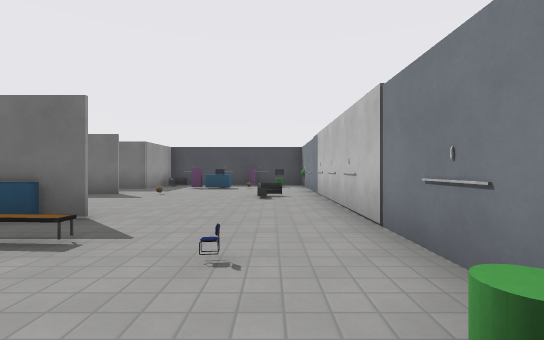
[1] (above)

15 first-person views from a walk through a level from a Godot 3-D game. The camera is 1.2 m above the floor, looks level and sees 85° across. Doors that lead somewhere are drawn open, without their leaves. The floor is counted in squares, 2 m on a side. Each view is taken from the middle of a square. On the plan, view 1 faces up. The plan holds only what a view shows up to about 9 squares ahead; the rest is blank. Characters and animated objects are left out. Some surface patterns are stand-ins.

[2]
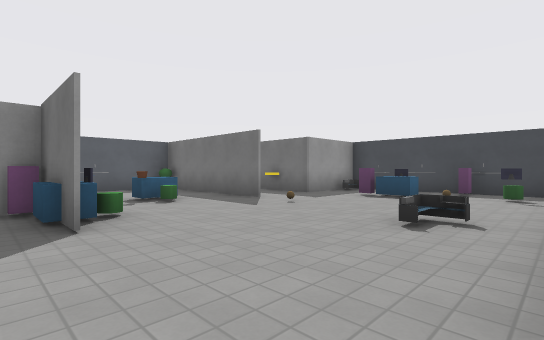

[3]
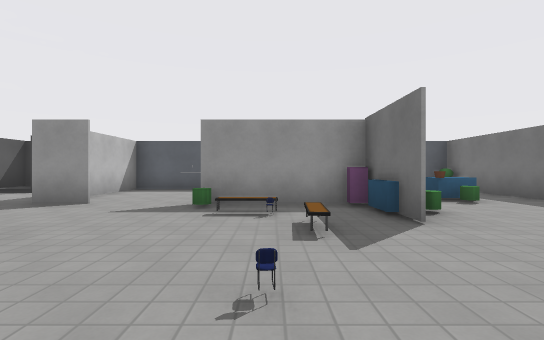

[4]
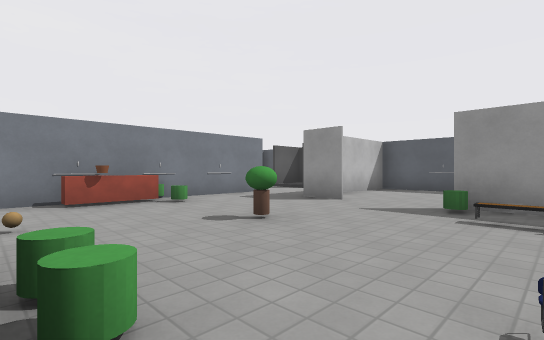

[5]
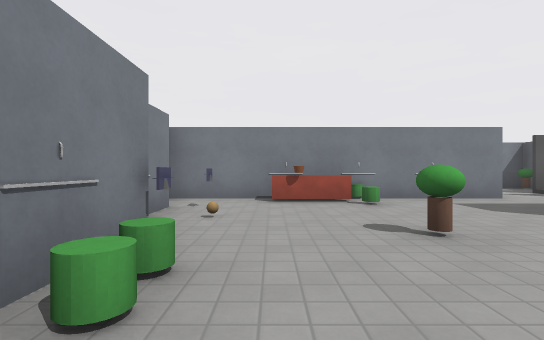

[6]
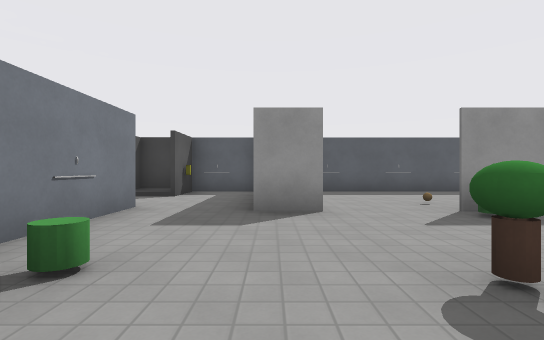

[7]
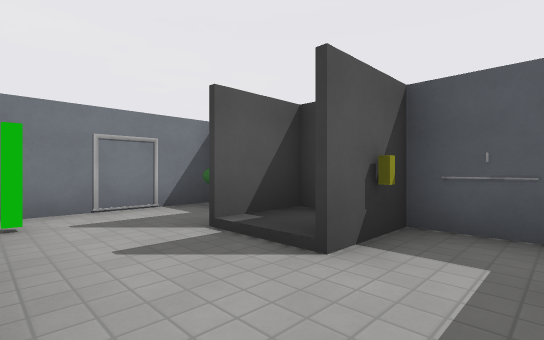

[8]
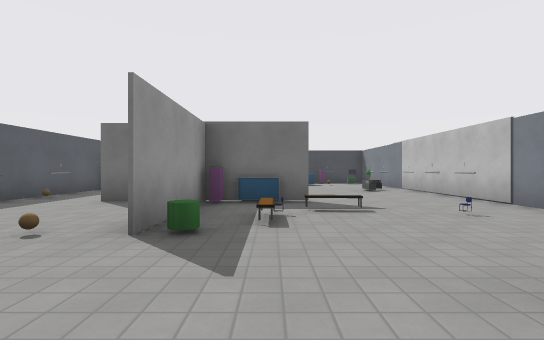

[9]
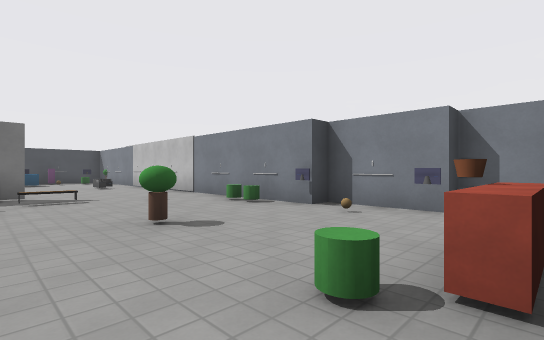

[10]
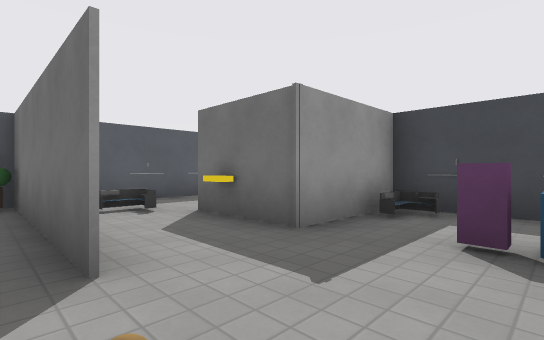

[11]
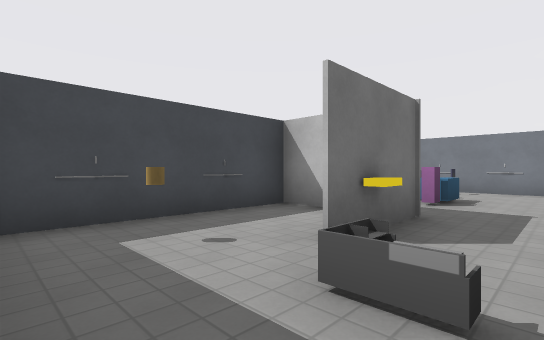

[12]
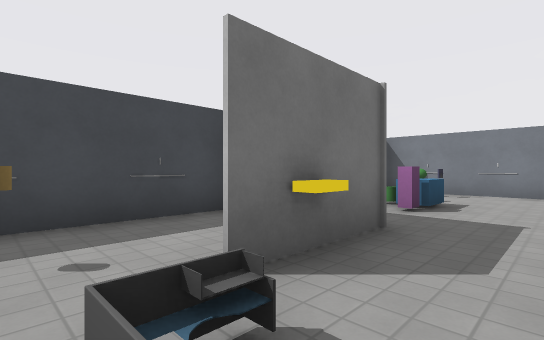

[13]
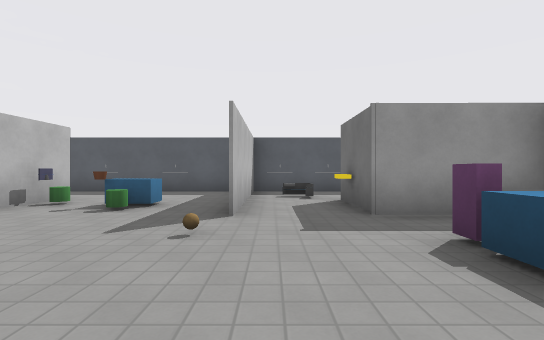

[14]
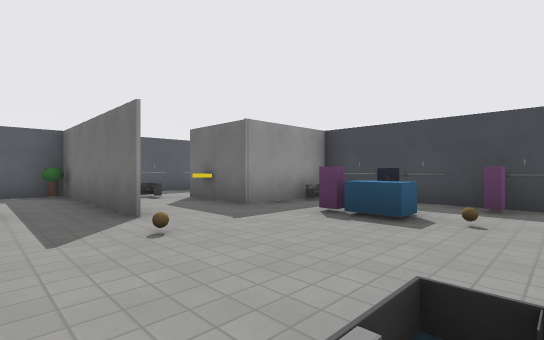

[15]
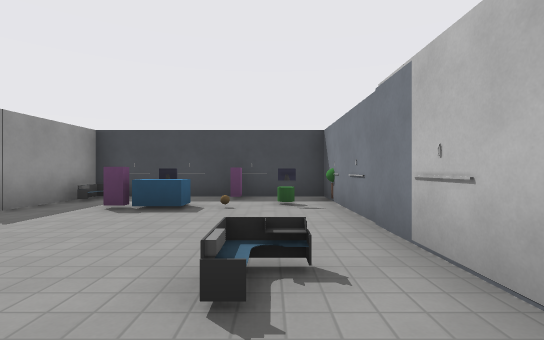

### Floor plan
Points are (right, up) in squares from view 1. A wall is a line through its corners. A room is listed if a view was taken in it or the views show most of it. See-through windows are left out.
Room 1 (views 1, 2, 3, 4, 5, 6, 7, 8, 9, 10, 13, 14, 15)
walls: (-4.3, 2.5) (-4.3, 1.4); (-5.7, 3.7) (-6.4, 3.7); (-4.3, -1.2) (-4.3, -2.4); (-6.2, 3.7) (-5.4, 3.7); (1.2, 1.9) (1.2, 11.7) (-3.5, 11.7); (-3.8, 7.4) (-8.2, 7.4); (-8.2, 4.6) (-8.2, -4.2) (-6.8, -4.2) (-6.8, -5.4); (-4.9, -4.2) (-2.4, -4.2); (-8, -2.2) (-5.9, -2.2); (1.7, -2.8) (1.7, -0.8); (0.4, -4.2) (2.3, -4.2); (2.2, -3.9) (2.2, -2.8); (-4, 10.6) (-4, 9.4); (-8.1, -7.7) (-5.1, -7.7)
ways out: opening at (-4, 8) to room 2; door at (-7, -5); door at (-6.5, -8)
objects: other object (-6, 5); other object (-5, 3); cylinder (-5, 4); block (-5, 5); cylinder (-5, 6); cylinder (-4, 1); block (-4, 3); block (-4, 4); other object (-3, 3); cylinder (-3, 4); other object (-2, -4); cylinder (-2, -3); other object (-2, 9); block (-2, 10); other object (-2, 11); counter (-1, -4); block (-1, 11); cup (0, -4); other object (0, 7); other object (0, 9); cylinder (0, 10); other object (1, -3); other object (1, -1); cylinder (1, 0); cylinder (1, 1)
Room 2 (views 11, 12)
walls: (-8.1, 7.5) (-3.9, 7.5); (-8.2, 10.7) (-8.2, 6.1); (-4, 9.4) (-6, 9.4); (-4, 11.7) (-4, 10.6); (-3.5, 11.7) (-7.9, 11.7)
ways out: opening at (-4, 8) to room 1
objects: other object (-7, 9); cylinder (-7, 11); other object (-4, 11)

Where each view was taken, in squares from view 1:
view 1: 0 up, 0 right, facing up
view 2: 3 up, 1 right, facing up-left
view 3: 2 up, 1 right, facing left
view 4: 2 up, 1 right, facing down-left
view 5: 2 up, 0 right, facing down
view 6: 2 down, 0 right, facing left
view 7: 3 down, 5 left, facing down-left
view 8: 2 down, 3 left, facing up
view 9: 4 down, 3 left, facing up-right
view 10: 7 up, 2 left, facing up-left
view 11: 8 up, 8 left, facing up-right
view 12: 8 up, 7 left, facing up-right
view 13: 8 up, 0 right, facing left
view 14: 6 up, 0 right, facing up-left
view 15: 5 up, 0 right, facing up
